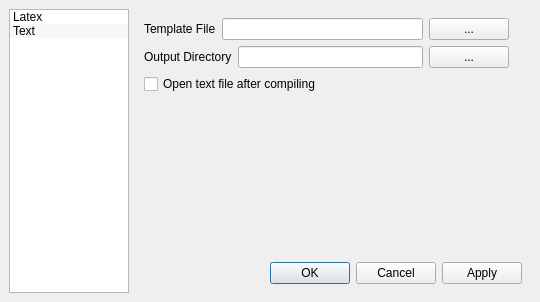
<?xml version="1.0" encoding="UTF-8"?>
<ui version="4.0">
 <class>SettingsWindow</class>
 <widget class="QMainWindow" name="SettingsWindow">
  <property name="geometry">
   <rect>
    <x>0</x>
    <y>0</y>
    <width>540</width>
    <height>302</height>
   </rect>
  </property>
  <property name="sizePolicy">
   <sizepolicy hsizetype="Fixed" vsizetype="Fixed">
    <horstretch>0</horstretch>
    <verstretch>0</verstretch>
   </sizepolicy>
  </property>
  <property name="windowTitle">
   <string>Settings</string>
  </property>
  <widget class="QWidget" name="centralwidget">
   <layout class="QHBoxLayout" name="horizontalLayout">
    <item>
     <layout class="QVBoxLayout" name="verticalLayout_4">
      <item>
       <widget class="QListWidget" name="setting_list">
        <property name="sizePolicy">
         <sizepolicy hsizetype="Maximum" vsizetype="Expanding">
          <horstretch>0</horstretch>
          <verstretch>0</verstretch>
         </sizepolicy>
        </property>
        <property name="maximumSize">
         <size>
          <width>120</width>
          <height>16777215</height>
         </size>
        </property>
        <property name="lineWidth">
         <number>1</number>
        </property>
        <property name="editTriggers">
         <set>QAbstractItemView::NoEditTriggers</set>
        </property>
        <property name="showDropIndicator" stdset="0">
         <bool>false</bool>
        </property>
        <property name="defaultDropAction">
         <enum>Qt::IgnoreAction</enum>
        </property>
        <property name="alternatingRowColors">
         <bool>true</bool>
        </property>
        <item>
         <property name="text">
          <string>Latex</string>
         </property>
         <property name="flags">
          <set>ItemIsSelectable|ItemIsUserCheckable|ItemIsEnabled</set>
         </property>
        </item>
        <item>
         <property name="text">
          <string>Text</string>
         </property>
         <property name="flags">
          <set>ItemIsSelectable|ItemIsUserCheckable|ItemIsEnabled</set>
         </property>
        </item>
       </widget>
      </item>
     </layout>
    </item>
    <item>
     <widget class="QStackedWidget" name="mainWidget">
      <property name="sizePolicy">
       <sizepolicy hsizetype="Preferred" vsizetype="Preferred">
        <horstretch>0</horstretch>
        <verstretch>0</verstretch>
       </sizepolicy>
      </property>
      <property name="currentIndex">
       <number>1</number>
      </property>
      <widget class="QWidget" name="Latex_settings">
       <layout class="QVBoxLayout" name="verticalLayout">
        <item>
         <layout class="QHBoxLayout" name="horizontalLayout_2">
          <item>
           <widget class="QLabel" name="label">
            <property name="text">
             <string>Template File</string>
            </property>
           </widget>
          </item>
          <item>
           <widget class="QLineEdit" name="le_latex_tempate"/>
          </item>
          <item alignment="Qt::AlignRight">
           <widget class="QPushButton" name="pb_browse_latex_tempate">
            <property name="text">
             <string>...</string>
            </property>
           </widget>
          </item>
          <item>
           <widget class="QLabel" name="icon_latex_template">
            <property name="maximumSize">
             <size>
              <width>16</width>
              <height>16</height>
             </size>
            </property>
            <property name="toolTip">
             <string/>
            </property>
            <property name="statusTip">
             <string/>
            </property>
            <property name="whatsThis">
             <string>Folder does not exist</string>
            </property>
            <property name="text">
             <string/>
            </property>
            <property name="pixmap">
             <pixmap resource="CoverletterCreator.ui.resources.qrc">:/icons/notokay.png</pixmap>
            </property>
            <property name="scaledContents">
             <bool>true</bool>
            </property>
           </widget>
          </item>
         </layout>
        </item>
        <item>
         <layout class="QHBoxLayout" name="horizontalLayout_3">
          <item>
           <widget class="QLabel" name="label_2">
            <property name="text">
             <string>Output Directory</string>
            </property>
           </widget>
          </item>
          <item>
           <widget class="QLineEdit" name="le_latex_out_dir"/>
          </item>
          <item alignment="Qt::AlignRight">
           <widget class="QPushButton" name="pb_browse_latex_dir">
            <property name="text">
             <string>...</string>
            </property>
           </widget>
          </item>
          <item>
           <widget class="QLabel" name="icon_latex_output">
            <property name="maximumSize">
             <size>
              <width>16</width>
              <height>16</height>
             </size>
            </property>
            <property name="whatsThis">
             <string>Folder does not exist</string>
            </property>
            <property name="text">
             <string/>
            </property>
            <property name="pixmap">
             <pixmap resource="CoverletterCreator.ui.resources.qrc">:/icons/notokay.png</pixmap>
            </property>
            <property name="scaledContents">
             <bool>true</bool>
            </property>
           </widget>
          </item>
         </layout>
        </item>
        <item>
         <widget class="QCheckBox" name="cb_keep_tex">
          <property name="text">
           <string>Keep .tex file</string>
          </property>
         </widget>
        </item>
        <item>
         <widget class="Line" name="line">
          <property name="orientation">
           <enum>Qt::Horizontal</enum>
          </property>
         </widget>
        </item>
        <item>
         <widget class="QGroupBox" name="groupBox">
          <property name="title">
           <string>Compiler Options</string>
          </property>
          <layout class="QVBoxLayout" name="verticalLayout_2">
           <item>
            <layout class="QFormLayout" name="formLayout">
             <item row="0" column="0">
              <widget class="QLabel" name="label_5">
               <property name="text">
                <string>Latex compiler</string>
               </property>
              </widget>
             </item>
             <item row="0" column="1">
              <widget class="QComboBox" name="combo_latex_compiler"/>
             </item>
             <item row="1" column="0">
              <widget class="QLabel" name="label_6">
               <property name="text">
                <string>Custom Command</string>
               </property>
              </widget>
             </item>
             <item row="1" column="1">
              <widget class="QLineEdit" name="le_custom_latex">
               <property name="enabled">
                <bool>false</bool>
               </property>
               <property name="clearButtonEnabled">
                <bool>false</bool>
               </property>
              </widget>
             </item>
            </layout>
           </item>
           <item>
            <widget class="QCheckBox" name="cb_open_pdf_after">
             <property name="text">
              <string>Open pdf file after compilation</string>
             </property>
            </widget>
           </item>
          </layout>
         </widget>
        </item>
        <item>
         <widget class="QDialogButtonBox" name="latex_buttonBox">
          <property name="standardButtons">
           <set>QDialogButtonBox::Apply|QDialogButtonBox::Cancel|QDialogButtonBox::Ok</set>
          </property>
         </widget>
        </item>
       </layout>
      </widget>
      <widget class="QWidget" name="Text_settings">
       <layout class="QVBoxLayout" name="verticalLayout_3">
        <item>
         <layout class="QHBoxLayout" name="horizontalLayout_5">
          <item>
           <widget class="QLabel" name="label_9">
            <property name="text">
             <string>Template File</string>
            </property>
           </widget>
          </item>
          <item>
           <widget class="QLineEdit" name="le_text_template"/>
          </item>
          <item alignment="Qt::AlignRight">
           <widget class="QPushButton" name="pb_browse_text_template">
            <property name="text">
             <string>...</string>
            </property>
           </widget>
          </item>
          <item>
           <widget class="QLabel" name="icon_text_template">
            <property name="maximumSize">
             <size>
              <width>16</width>
              <height>16</height>
             </size>
            </property>
            <property name="toolTip">
             <string/>
            </property>
            <property name="statusTip">
             <string/>
            </property>
            <property name="whatsThis">
             <string>Folder does not exist</string>
            </property>
            <property name="text">
             <string/>
            </property>
            <property name="pixmap">
             <pixmap resource="CoverletterCreator.ui.resources.qrc">:/icons/notokay.png</pixmap>
            </property>
            <property name="scaledContents">
             <bool>true</bool>
            </property>
           </widget>
          </item>
         </layout>
        </item>
        <item>
         <layout class="QHBoxLayout" name="horizontalLayout_4">
          <item>
           <widget class="QLabel" name="label_7">
            <property name="text">
             <string>Output Directory</string>
            </property>
           </widget>
          </item>
          <item>
           <widget class="QLineEdit" name="le_text_out_dir"/>
          </item>
          <item alignment="Qt::AlignRight">
           <widget class="QPushButton" name="pb_browse_text_dir">
            <property name="text">
             <string>...</string>
            </property>
           </widget>
          </item>
          <item>
           <widget class="QLabel" name="icon_text_output">
            <property name="maximumSize">
             <size>
              <width>16</width>
              <height>16</height>
             </size>
            </property>
            <property name="whatsThis">
             <string>Folder does not exist</string>
            </property>
            <property name="text">
             <string/>
            </property>
            <property name="pixmap">
             <pixmap resource="CoverletterCreator.ui.resources.qrc">:/icons/notokay.png</pixmap>
            </property>
            <property name="scaledContents">
             <bool>true</bool>
            </property>
           </widget>
          </item>
         </layout>
        </item>
        <item>
         <widget class="QCheckBox" name="cb_open_text_after">
          <property name="text">
           <string>Open text file after compiling</string>
          </property>
         </widget>
        </item>
        <item>
         <spacer name="verticalSpacer_2">
          <property name="orientation">
           <enum>Qt::Vertical</enum>
          </property>
          <property name="sizeHint" stdset="0">
           <size>
            <width>20</width>
            <height>40</height>
           </size>
          </property>
         </spacer>
        </item>
        <item>
         <widget class="QDialogButtonBox" name="text_buttonBox">
          <property name="standardButtons">
           <set>QDialogButtonBox::Apply|QDialogButtonBox::Cancel|QDialogButtonBox::Ok</set>
          </property>
         </widget>
        </item>
       </layout>
      </widget>
     </widget>
    </item>
   </layout>
  </widget>
 </widget>
 <resources>
  <include location="CoverletterCreator.ui.resources.qrc"/>
 </resources>
 <connections>
  <connection>
   <sender>setting_list</sender>
   <signal>currentRowChanged(int)</signal>
   <receiver>mainWidget</receiver>
   <slot>setCurrentIndex(int)</slot>
   <hints>
    <hint type="sourcelabel">
     <x>136</x>
     <y>217</y>
    </hint>
    <hint type="destinationlabel">
     <x>416</x>
     <y>217</y>
    </hint>
   </hints>
  </connection>
 </connections>
</ui>
